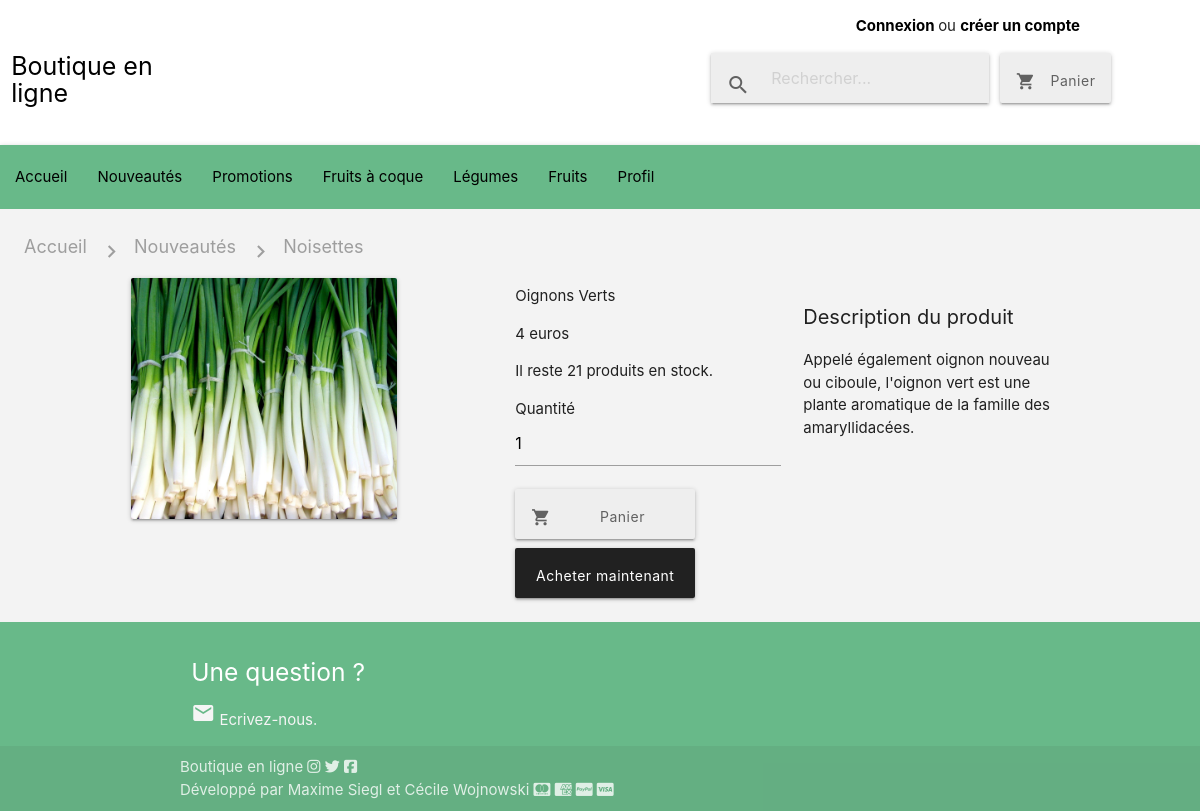
Page /produit.php?id=4 on the committed database.
### tables this page shows
CREATE TABLE IF NOT EXISTS `produits` (
  `id` int(11) NOT NULL AUTO_INCREMENT,
  `nom` varchar(255) NOT NULL,
  `prix` int(11) NOT NULL,
  `description` text NOT NULL,
  `image` varchar(255) NOT NULL,
  `date_ajout` datetime NOT NULL,
  `stock` int(11) NOT NULL,
  `valorisation` tinyint(1) NOT NULL,
  `prix_solde` int(11) DEFAULT NULL,
  `id_categorie` int(11) DEFAULT NULL,
  `id_sous_categorie` int(11) DEFAULT NULL,
  PRIMARY KEY (`id`),
  KEY `id_sous_categorie` (`id_sous_categorie`),
  KEY `prod/cat` (`id_categorie`)
);

### classes/Produit.php (called while the page is built, shortened)
<?php
class Produit
{
  private $id;
  private $nom;
  private $prix;
  private $description;
  private $image;
  private $stock;
  public function setId($id){
    $id = (int) $id;
   if ($id > 0)
   {
     $this->id = $id;
   }
 }
  public function setNom($nom){
    if (is_string($nom))
    {
      $this->nom = $nom;
    }
  }
  public function setPrix($prix){
    $prix = (int) $prix;
   if ($prix > 0)
   {
     $this->prix = $prix;
   }
  }
  public function setDescription($description){
    if (is_string($description))
    {
      $this->description = $description;
    }
  }
  public function setStock($stock){
    $stock = (int) $stock;
   if ($stock >= 0)
   {
     $this->stock = $stock;
   }
  }
  public function setImage($image){
    return $this->image = $image;
  }
  public function id(){
    return $this->id;
  }
  public function nom(){
    return $this->nom;
  }
  public function prix(){
    return $this->prix;
  }
  public function description(){
    return $this->description;
  }
  public function image(){
    return $this->image;
  }
  public function stock(){
    return $this->stock;
  }
}
 ?>

### produit.php (the view, shortened to what this page needs)
<!DOCTYPE html>
<html lang="fr" dir="ltr">
  <head>
    <link rel="stylesheet" href="https://cdnjs.cloudflare.com/ajax/libs/materialize/1.0.0/css/materialize.min.css">
    <link rel="stylesheet" href="css/style.css">
  </head>
  <body>
    <?php include('includes/header.php');
          include('classes/Produit.php');
          include('classes/Panier.php');
          ?>
    <main>
        <div class="nav-wrapper">
          <div class="col s12">
            <a href="#!" class="breadcrumb grey-text">Accueil</a>
            <a href="#!" class="breadcrumb grey-text">Nouveautés</a>
            <a href="#!" class="breadcrumb grey-text">Noisettes</a>
          </div>
        </div>
        <?php
        if(isset($_GET['id'])){
          $id = strval($_GET['id']);
        $db->setAttribute(PDO::ATTR_ERRMODE, PDO::ERRMODE_EXCEPTION);
        $request = $db->query("SELECT * FROM produits WHERE id = '$id'");
        while ($donnees = $request->fetch(PDO::FETCH_ASSOC))
        {
          $produit = new Produit($donnees);
          $produit->hydrate($donnees);
        ?>
        <div class="row">
          <div class="col s3 m3 offset-m1">
            <div class="card">
              <div class="card-image">
                <img src="img/<?php echo $produit->image();?> ">
              </div>
            </div>
          </div>
        <div class="col s3 m3 offset-m1">
          <p><?php echo $produit->nom(); ?></p>
          <p><?php echo $produit->prix(); ?> euros</p>
          <p> Il reste <?php echo $produit->stock(); ?> produits en stock.</p>
          <form class="" action="produit.php?id=<?php echo $produit->id(); ?>" method="post">
            <p> Quantité <input type="text" name="quantite" value="1" required> </p>
            <div class= "boutons_produit">
              <button id="bouton_produit1" class="waves-effect waves-green btn grey lighten-3 grey-text text-darken-2" type="submit">
                <i class="material-icons left">shopping_cart</i>Panier
              </button>
              <a class="waves-effect waves-green btn grey darken-4 lighten-3 white-text">
                Acheter maintenant</a>
            </div>
          </form>
        </div>
        <div class="col s3 m3">
          <h2 class="h2_produit"> Description du produit </h2>
          <p> <?php echo $produit->description(); ?> </p>
        </div>
      </div>
<?php }
} ?>
    </main>
<?php include('includes/footer.php'); ?>
</body>
</html>

### css/style.css (style rules this page uses)
.row { margin-bottom: 0 !important; }
a { color:black !important; }
h2 { font-size:30px !important; }
.btn { height:50px !important; text-transform:none !important; padding: 10px 16px !important; }
main { background-color: #F3F3F3 !important; padding:2%; }
.h2_produit { font-size:20px !important; }
.boutons_produit { display: flex; flex-direction: column !important; width : 180px; }
#bouton_produit1 { margin-bottom:5%; }
.breadcrumb:before { color: #9e9e9e; }

### rows in the picture
produits: image (picture), nom "Oignons Verts", prix "4", stock "21", description "Appelé également oignon nouveau ou ciboule, l'oignon vert est une plante aromatique de la famille des amaryllidacées."
